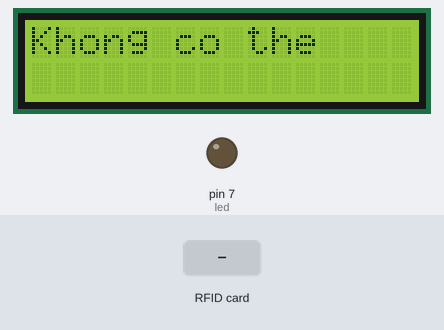
Simulated run of this sketch. Board: Arduino Uno, built with avr-gcc and run on an emulated ATmega328P. Parts: 16×2 character LCD, output pins drawn as LEDs (lit = HIGH). Inputs (shaded band) come from the test bench. Pins used as bus, display or sensor lines are not drawn; what the sketch prints to the serial monitor is not drawn.

Above: at 1.3 s.
1.4 s: RFID card 5E 7A 19 C4 held to the reader
At 2.5 s:
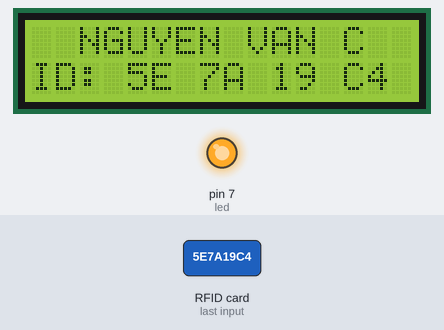
At 6.56 s:
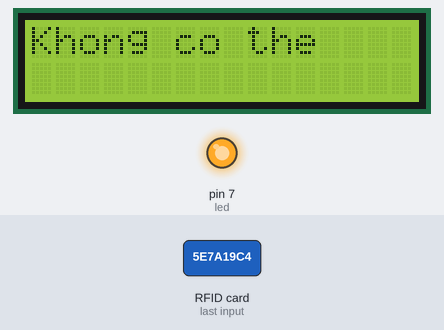
Timing chart, 0 to 8.1 s (numbered marks = the images above; inputs shaded):
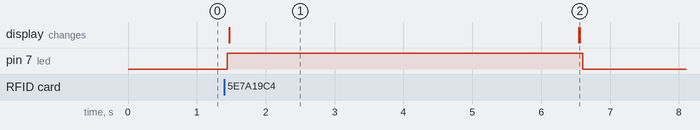

Measured:
- after the input at 1.4 s, pin 7 (led): LOW → HIGH at once, → LOW 5.2 s later; the display: changes after 0.07 s (image 1)
- what the display in image 1 shows lasts 5.0 s, from 1.5 s to 6.5 s

The sketch:

module_RFID_RC522_lcd.ino
```cpp
#include <Wire.h>
#include <LiquidCrystal_I2C.h>
LiquidCrystal_I2C lcd(0x27,16, 2);
//LiquidCrystal_I2C lcd(0x3F,16, 2);

#include <SPI.h>
#include <MFRC522.h>
#define SS_PIN 10
#define RST_PIN 9

MFRC522 mfrc522(SS_PIN, RST_PIN);
int myInts[6];
int led = 7;
void setup() {
  Serial.begin(9600);
  lcd.begin();
  SPI.begin();
  mfrc522.PCD_Init();
  lcd.backlight();
  Serial.println("Khởi tạo thành công, đang chờ đọc thẻ…");
  pinMode(led,OUTPUT);
}

void loop() {
  lcd.setCursor(0, 0);
  lcd.print("Khong co the    ");
  lcd.setCursor(0, 1);
  lcd.print("                ");
  if ( ! mfrc522.PICC_IsNewCardPresent()) {
    digitalWrite(led, LOW);
    return;
  }
  if ( ! mfrc522.PICC_ReadCardSerial()) {
    digitalWrite(led, LOW);
    return;
  }
  digitalWrite(led, HIGH);
  //Serial.println("ID thẻ: ");
  String id = "";
  lcd.clear();
  lcd.setCursor(2, 0);
  if (mfrc522.uid.uidByte[0] == 204) {
    lcd.print("NGUYEN VAN A");
    Serial.print("NGUYEN VAN A");

  }
  else if (mfrc522.uid.uidByte[0] == 193)
  {
    lcd.print("NGUYEN VAN B");
    Serial.print("NGUYEN VAN B");
  }
  else
  {
    lcd.print("NGUYEN VAN C");
    Serial.print("NGUYEN VAN C");
  }
  Serial.print(",");
  lcd.setCursor(0, 1);
  lcd.print("ID: ");
  for (byte i = 0; i < mfrc522.uid.size; i++) {
    Serial.print(mfrc522.uid.uidByte[i] < 0x10 ? "0" : " ");
    Serial.print(mfrc522.uid.uidByte[i], HEX);

    for (byte i = 0; i < mfrc522.uid.size; i++) {
      disPlay(mfrc522.uid.uidByte[i], i);
    }
  }
  Serial.println("");
  mfrc522.PICC_HaltA();
  mfrc522.PCD_StopCrypto1();
  delay(5000);
  lcd.setCursor(0, 0);
  lcd.print("               ");
  lcd.setCursor(0, 1);
  lcd.print("               ");
}

void disPlay(byte number, int i) {
  byte bitHigh = number / 16;
  byte bitLow = number % 16;
  lcd.setCursor((4 + 3 * i), 1);
  convert(bitHigh);
  lcd.setCursor((5 + 3 * i), 1);
  convert(bitLow);
}

//  chuyen sang he 16

void convert(byte number) {
  if (number < 10) lcd.print(number);
  if (number == 10) lcd.print("A");
  if (number == 11) lcd.print("B");
  if (number == 12) lcd.print("C");
  if (number == 13) lcd.print("D");
  if (number == 14) lcd.print("E");
  if (number == 15) lcd.print("F");

}
```
